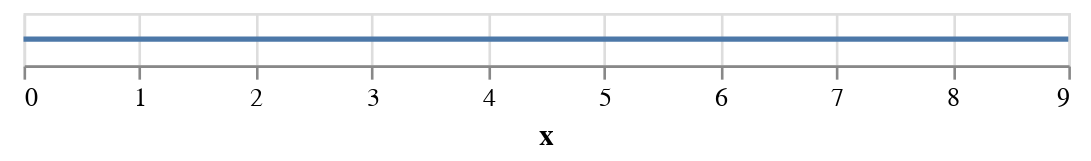

This figure's notebook cell:
### Code cell
alt.Chart(df).mark_line().encode(
    x='x'
)

### Figure 1 — Vega-Lite specification as saved in the notebook (floating-point values rounded to 4 significant figures)
{"config": {"view": {"continuousWidth": 400, "continuousHeight": 300}}, "data": {"name": "data-cd1bb9d9a4f8fa6270848b04b40eb8bc"}, "mark": "line", "encoding": {"x": {"type": "quantitative", "field": "x"}}, "$schema": "https://vega.github.io/schema/vega-lite/v4.8.1.json", "datasets": {"data-cd1bb9d9a4f8fa6270848b04b40eb8bc": [{"x": 0, "y": 0, "z": 0}, {"x": 1, "y": 1, "z": 0}, {"x": 2, "y": 4, "z": 1}, {"x": 3, "y": 9, "z": 0}, {"x": 4, "y": 16, "z": 1}, {"x": 5, "y": 25, "z": 1}, {"x": 6, "y": 36, "z": 1}, {"x": 7, "y": 49, "z": 1}, {"x": 8, "y": 64, "z": 1}, {"x": 9, "y": 81, "z": 0}]}}
